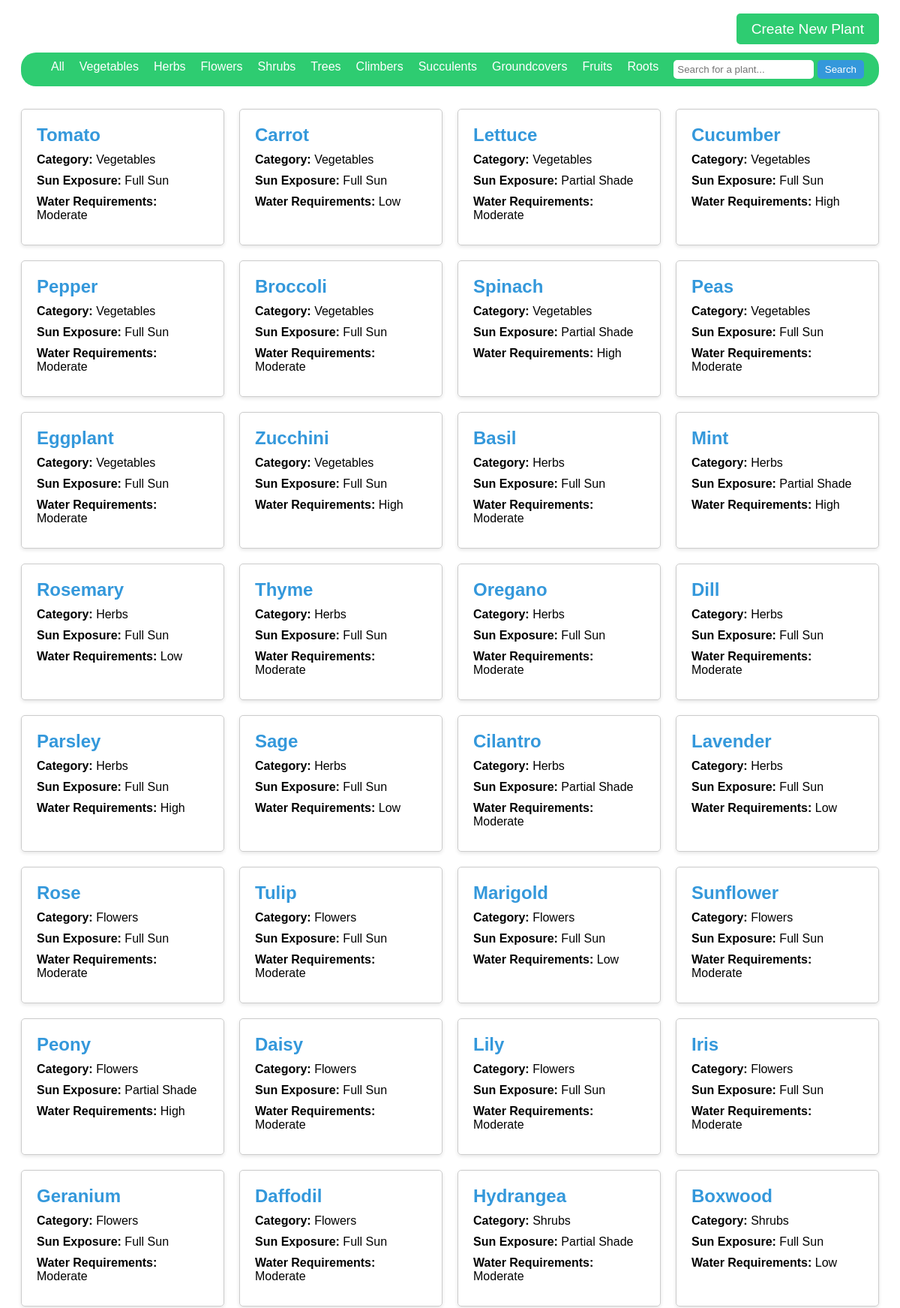
The page /plants/ (upper part) on the database its author committed.
### plants/models.py (models this page shows, shortened)
class PlantCategory(models.Model):
    name = models.CharField(max_length=100)

class Plant(models.Model):
    name = models.CharField(max_length=100)
    description = models.TextField(blank=True)  # Optional description of the plant
    category = models.ForeignKey(PlantCategory, on_delete=models.SET_NULL, null=  True) # Each plant belongs to a category
    sun_exposure = models.CharField(max_length=50, choices=[
        ('full_sun', 'Full Sun'),
        ('partial_shade', 'Partial Shade'),
        ('full_shade', 'Full Shade'),
    ])  # Sunlight requirements (e.g., full sun, partial shade)
    water_requirements = models.CharField(max_length=50, choices=[
        ('low', 'Low'),
        ('moderate', 'Moderate'),
        ('high', 'High'),
    ])  # Watering needs (e.g., frequent, moderate)
    soil_requirements = models.CharField(max_length=100)
    bloom_time = models.CharField(max_length=50, choices=[
        ('spring', 'Spring'),
        ('summer', 'Summer'),
        ('fall', 'Fall'),
        ('winter', 'Winter'),
    ], blank=True, null=True)  # Flowering time for plants which is optional for some plants
    harvest_time = models.CharField(max_length=50, blank=True, null=True)  # Optional harvest time for vegetables and fruit-bearing plants

### plants/views.py (the view)
# urls.py: path('', views.plant_list, name='plant_list'),  # URL for the plant list
def plant_list(request):
    category_id = request.GET.get('category')  # Get the selected category from the query string
    search_query = request.GET.get('search')  # Get the search query from the query string
    plants = Plant.objects.all()
    if category_id:
        plants = plants.filter(category_id=category_id)  # Filter by category
    if search_query:
        plants = plants.filter(Q(name__icontains=search_query))  # Filter by search query
    categories = PlantCategory.objects.all()  # Get all plant categories
    return render(request, 'plants/plant_list.html', {'plants': plants, 'categories': categories})

### plants/templates/plants/plant_list.html (shortened to what this page needs)
{% load static %}
<!DOCTYPE html>
<html lang="en">
<head>
    <link rel="stylesheet" href="{% static 'plants/css/plant_list.css' %}">
</head>
<body>
     <div class="create-plant-container">
        <a href="{% url 'plant_create' %}" class="btn-create">Create New Plant</a>
    </div>
    <nav class="navbar">
        <div class="navbar-container">
            <ul class="navbar-categories">
                <li><a href="{% url 'plant_list' %}">All</a></li>
                {% for category in categories %}
                    <li><a href="?category={{ category.id }}">{{ category.name }}</a></li>
                {% endfor %}
            </ul>
            <div class="navbar-search">
                <form method="GET" action="{% url 'plant_list' %}">
                    <input type="text" name="search" placeholder="Search for a plant..." value="{{ request.GET.search }}">
                    <button type="submit">Search</button>
                </form>
            </div>
        </div>
    </nav>
    <div class="plant-list">
        {% if plants %}
            {% for plant in plants %}
                <div class="plant-card">
                    <h2><a href="{% url 'plant_detail' plant.id %}">{{ plant.name }}</a></h2>
                    <p><strong>Category:</strong> {{ plant.category.name }}</p>
                    <p><strong>Sun Exposure:</strong> {{ plant.get_sun_exposure_display }}</p>
                    <p><strong>Water Requirements:</strong> {{ plant.get_water_requirements_display }}</p>
                </div>
            {% endfor %}
        {% else %}
            <p>No plants found.</p>
        {% endif %}
    </div>
</body>
</html>

### plants/static/plants/css/plant_list.css (style rules this page uses)
.create-plant-container { text-align: right; margin-bottom: 20px; }
.create-plant-container .btn-create { padding: 10px 20px; background-color: #2ecc71; color: white; text-decoration: none; border-radius: 5px; font-size: 1.2rem; }
body { font-family: Arial, sans-serif; padding: 20px; }
.navbar { background-color: #2ecc71; padding: 10px 20px; color: white; display: flex; justify-content: space-between; align-items: center; border-radius: 20px; }
.navbar-container { display: flex; justify-content: space-between; width: 100%; }
.navbar-categories { list-style: none; display: flex; justify-content: space-evenly; flex-grow: 1; margin: 0; padding: 0; }
.navbar-categories li { display: inline; }
.navbar-categories a { color: white; text-decoration: none; font-size: 1rem; }
.navbar-search input[type="text"] { padding: 5px; border-radius: 5px; border: none; }
.navbar-search button { padding: 5px 10px; background-color: #3498db; color: white; border: none; border-radius: 5px; cursor: pointer; }
.plant-list { display: grid; grid-template-columns: repeat(auto-fill, minmax(250px, 1fr)); gap: 20px; margin-top: 30px; }
.plant-card { border: 1px solid #ccc; padding: 20px; border-radius: 5px; box-shadow: 0 2px 5px rgba(0, 0, 0, 0.1); }
.plant-card h2 { margin: 0; font-size: 1.5rem; }
.plant-card p { margin: 10px 0; }
.plant-card a { text-decoration: none; color: #3498db; }

### rows shown on the page
PlantCategory: name "Vegetables"
PlantCategory: name "Herbs"
PlantCategory: name "Flowers"
PlantCategory: name "Shrubs"
PlantCategory: name "Trees"
PlantCategory: name "Climbers"
PlantCategory: name "Succulents"
PlantCategory: name "Groundcovers"
PlantCategory: name "Fruits"
PlantCategory: name "Roots"
Plant: name "Tomato", category.name "Vegetables", sun_exposure "Full Sun", water_requirements "Moderate"
Plant: name "Carrot", category.name "Vegetables", sun_exposure "Full Sun", water_requirements "Low"
Plant: name "Lettuce", category.name "Vegetables", sun_exposure "Partial Shade", water_requirements "Moderate"
Plant: name "Cucumber", category.name "Vegetables", sun_exposure "Full Sun", water_requirements "High"
Plant: name "Pepper", category.name "Vegetables", sun_exposure "Full Sun", water_requirements "Moderate"
Plant: name "Broccoli", category.name "Vegetables", sun_exposure "Full Sun", water_requirements "Moderate"
Plant: name "Spinach", category.name "Vegetables", sun_exposure "Partial Shade", water_requirements "High"
Plant: name "Peas", category.name "Vegetables", sun_exposure "Full Sun", water_requirements "Moderate"
Plant: name "Eggplant", category.name "Vegetables", sun_exposure "Full Sun", water_requirements "Moderate"
Plant: name "Zucchini", category.name "Vegetables", sun_exposure "Full Sun", water_requirements "High"
Plant: name "Basil", category.name "Herbs", sun_exposure "Full Sun", water_requirements "Moderate"
Plant: name "Mint", category.name "Herbs", sun_exposure "Partial Shade", water_requirements "High"
Plant: name "Rosemary", category.name "Herbs", sun_exposure "Full Sun", water_requirements "Low"
Plant: name "Thyme", category.name "Herbs", sun_exposure "Full Sun", water_requirements "Moderate"
Plant: name "Oregano", category.name "Herbs", sun_exposure "Full Sun", water_requirements "Moderate"
Plant: name "Dill", category.name "Herbs", sun_exposure "Full Sun", water_requirements "Moderate"
Plant: name "Parsley", category.name "Herbs", sun_exposure "Full Sun", water_requirements "High"
Plant: name "Sage", category.name "Herbs", sun_exposure "Full Sun", water_requirements "Low"
Plant: name "Cilantro", category.name "Herbs", sun_exposure "Partial Shade", water_requirements "Moderate"
Plant: name "Lavender", category.name "Herbs", sun_exposure "Full Sun", water_requirements "Low"
Plant: name "Rose", category.name "Flowers", sun_exposure "Full Sun", water_requirements "Moderate"
Plant: name "Tulip", category.name "Flowers", sun_exposure "Full Sun", water_requirements "Moderate"
Plant: name "Marigold", category.name "Flowers", sun_exposure "Full Sun", water_requirements "Low"
Plant: name "Sunflower", category.name "Flowers", sun_exposure "Full Sun", water_requirements "Moderate"
Plant: name "Peony", category.name "Flowers", sun_exposure "Partial Shade", water_requirements "High"
Plant: name "Daisy", category.name "Flowers", sun_exposure "Full Sun", water_requirements "Moderate"
Plant: name "Lily", category.name "Flowers", sun_exposure "Full Sun", water_requirements "Moderate"
Plant: name "Iris", category.name "Flowers", sun_exposure "Full Sun", water_requirements "Moderate"
Plant: name "Geranium", category.name "Flowers", sun_exposure "Full Sun", water_requirements "Moderate"
Plant: name "Daffodil", category.name "Flowers", sun_exposure "Full Sun", water_requirements "Moderate"
Plant: name "Hydrangea", category.name "Shrubs", sun_exposure "Partial Shade", water_requirements "Moderate"
Plant: name "Boxwood", category.name "Shrubs", sun_exposure "Full Sun", water_requirements "Low"
